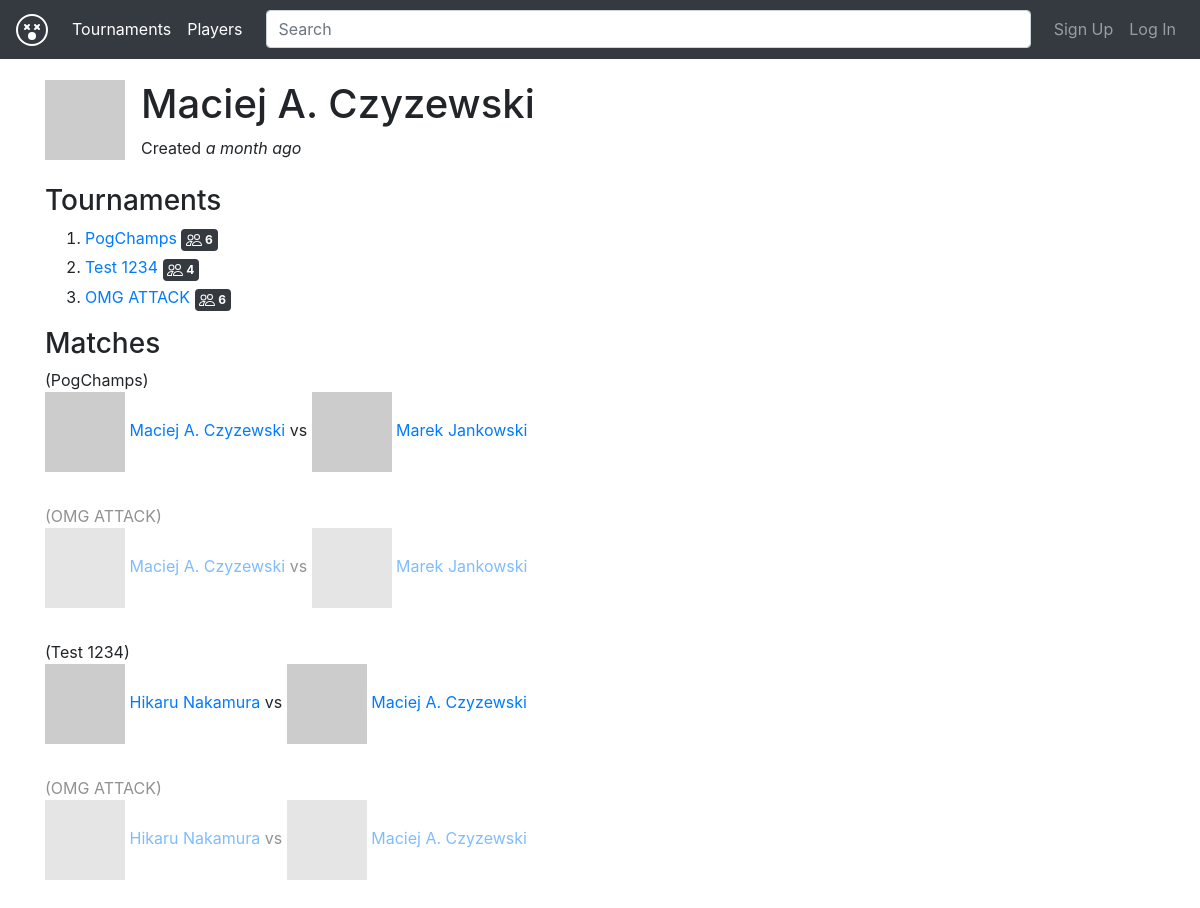
The page /profile/1 on the database as committed earlier.
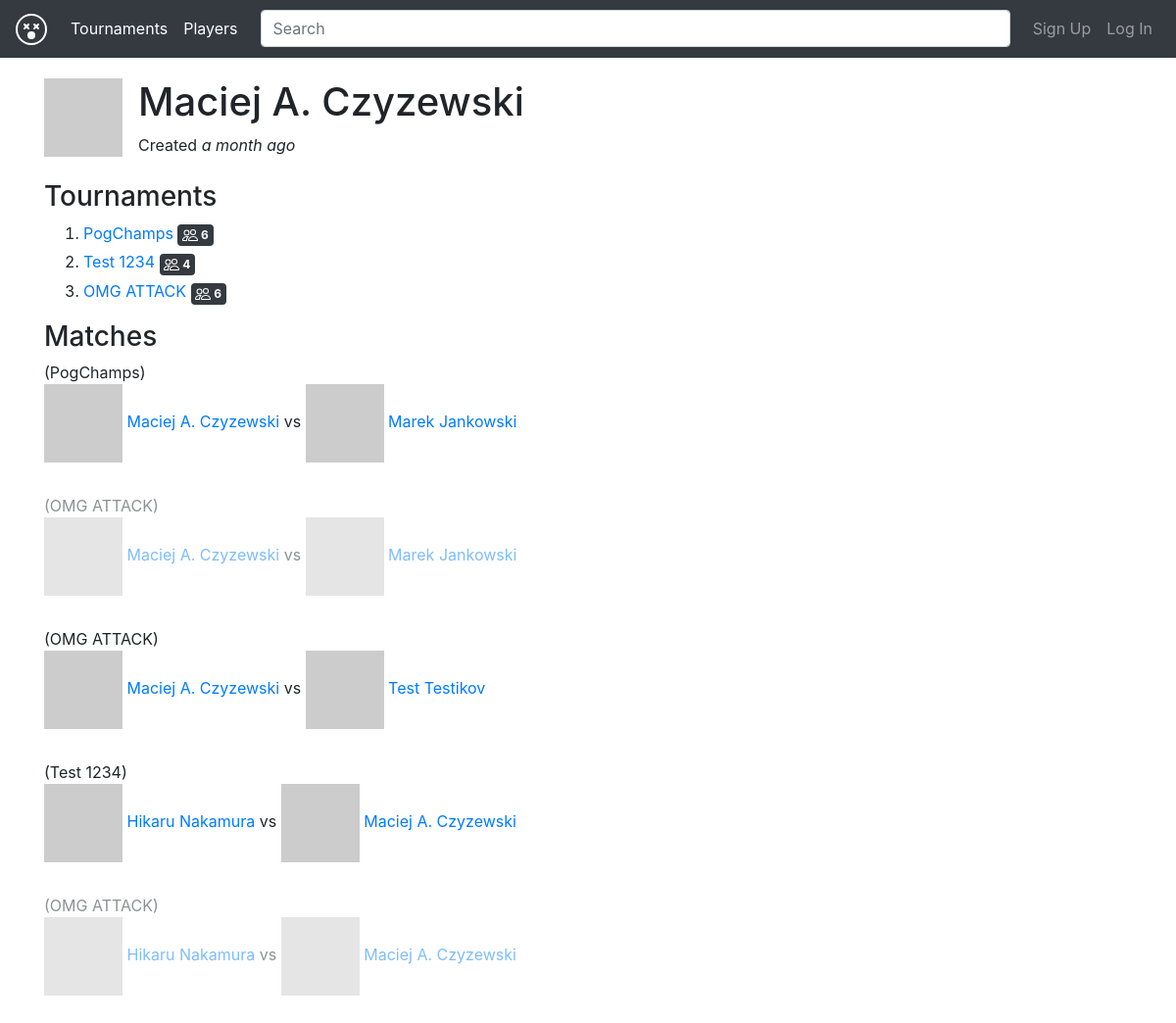
The same page on the database as committed later.
### app/models.py (models this page shows, shortened)
class Tier(db.Model):
    __tablename__ = "tier"
    id = db.Column(db.Integer, primary_key=True)
    user_id = db.Column(db.Integer, db.ForeignKey('user.id'))
    tournament_id = db.Column(db.Integer, db.ForeignKey('tournament.id'))
    date_created = db.Column(db.DateTime, default=datetime.datetime.utcnow)
    license = db.Column(db.String(120), nullable=False)
    rating = db.Column(db.Integer, nullable=False)
    def get_tournament(self):
        return Tournament.query.filter(Tournament.id == self.tournament_id).first()

class Tournament(db.Model):
    __tablename__ = "tournament"
    id = db.Column(db.Integer, primary_key=True)
    owner_id = db.Column(db.Integer, db.ForeignKey('user.id'))
    title = db.Column(db.String(120), unique=True, nullable=False)
    date_start = db.Column(db.DateTime, nullable=False)
    date_deadline = db.Column(db.DateTime, nullable=False)
    date_created = db.Column(db.DateTime, default=datetime.datetime.utcnow)
    location = db.Column(db.String(120))
    max_users = db.Column(db.Integer, nullable=False)
    readme = db.Column(db.Text)
    ladder = db.Column(db.Text)  # ID match-y jako drzewo [0 [1]]
    tiers = db.relationship('Tier',
                            backref=db.backref('tournament', lazy=True),
                            order_by='Tier.date_created', lazy='dynamic')
    matches = db.relationship('Match',
                              backref=db.backref('tournament', lazy=True))

class Match(db.Model):
    __tablename__ = "match"
    id = db.Column(db.Integer, primary_key=True)
    match_id = db.Column(db.Integer, nullable=False)
    next_match_id = db.Column(db.Integer)
    flag = db.Column(db.Integer, nullable=False)
    tournament_id = db.Column(db.Integer, db.ForeignKey('tournament.id'))
    user_id_1 = db.Column(db.Integer, db.ForeignKey('user.id'))
    user_id_2 = db.Column(db.Integer, db.ForeignKey('user.id'))
    results = db.Column(db.Text)
    results_by_user_id_1 = db.Column(db.Text)
    results_by_user_id_2 = db.Column(db.Text)
    def get_user_1(self):
        if self.user_id_1:
            return User.query.filter(User.id == self.user_id_1).first()
        else:
            return None
    def get_user_2(self):
        if self.user_id_2:
            return User.query.filter(User.id == self.user_id_2).first()
        else:
            return None
    def get_tournament(self):
        return Tournament.query.filter(Tournament.id == self.tournament_id).first()

class User(db.Model):
    __tablename__ = "user"
    id = db.Column(db.Integer, primary_key=True)
    email = db.Column(db.String(120), unique=True, nullable=False)
    password_hash = db.Column(db.String(128), nullable=False)
    name = db.Column(db.String(120), nullable=False)
    verified = db.Column(db.Boolean, default=False)
    recovery = db.Column(db.String(120))
    date_created = db.Column(db.DateTime, default=datetime.datetime.utcnow)
    tiers = db.relationship('Tier', backref=db.backref('user', lazy=True))
    matches = db.relationship("Match",
                              secondary=association_table,
                              backref="users")
    tournaments = db.relationship('Tournament',
                            backref=db.backref('owner', lazy=True))
    def get_avatar(self, size=40):
        gravatar_url = "https://www.gravatar.com/avatar/" + hashlib.md5(
            self.email.lower().encode('utf-8')).hexdigest() + "?"
        gravatar_url += urllib.parse.urlencode({'s': str(size)})
        return gravatar_url
    def get_member(self):
        return arrow.get(self.date_created).humanize()
    @staticmethod
    def verify_auth_token(token):
        s = Serializer(SECRET_KEY)
        try:
            data = s.loads(token)
        except SignatureExpired:
            return None  # valid token, but expired
        except BadSignature:
            return None  # invalid token
        user = (User.query.filter(User.id == data["user_id"]).first())
        return user

### app/routes_user.py (the view)
@bp.route('/profile/<idx>')
def profile(idx):
    from app.models import User
    user = (User.query.filter(User.id == idx).first())
    from app.models import Match
    matches = (Match.query.filter(Match.user_id_1 == idx).all()) + (Match.query.filter(Match.user_id_2 == idx).all())
    tiers = user.tiers
    return render_template('profile.html', user=user, matches=matches,
            tiers=tiers)

### app/action/user.py (called while the page is built)
def user_instance_from_token(s, auth_token):
    user = User.verify_auth_token(auth_token)
    if user is None:
        raise ErrAuthNotExists()
    if user.verified is False:
        raise ErrNotVerified()
    return user

### app/log.py (called while the page is built)
def xprint(*args, **kwargs):
    _print("\033[94m" + " ".join(map(str, args)) + "\033[0m", **kwargs)

### app/routes_user.py (called while the page is built)
@bp.context_processor
def utility_processor():
    def current_user():
        try:
            print("[AUTH]")
            auth_token = request.cookies.get('auth_token')
            return app.action.user.user_instance_from_token(app_cls, auth_token)
        except:
            return None
    return dict(current_user=current_user)

### app/templates/profile.html (shortened to what this page needs)
{% extends "layout.html" %}
{% block content %}
<div class="media">
  <img src="{{ user.get_avatar(size=120) }}" class="mr-3" />
  <div class="media-body">
    <h1 class="mt-0">{{ user.name }}</h1>
    <span>Created <i>{{ user.get_member() }}</i></span>
   </div>
</div>
<br>
<h3>Tournaments</h3>
<ol>
{% for tier in tiers %}
<li>
    <div class="mb-1">
        <a href="/tournament_display/{{ tier.get_tournament().id }}">{{ tier.get_tournament().title }}</a>
        <span class="badge badge-dark badge-secondary">
            <img class="bi glyphicon" src="/assets/people.svg">
            <span class="bi-inline">{{ tier.get_tournament().max_users }}</span>
        </span>
    </div>
</li>
{% else %}
none tournaments to play!
{% endfor %}
</ol>
<h3>Matches</h3>
{% for match in matches %}
{% if match.get_user_1() is not none and match.get_user_2() is not none and
match.tournament_id is not none  %}
{% if match.results is not none %}
<div class="mb-2" style="opacity:0.5">
{% else %}
<div class="mb-2">
{% endif %}
<div>
({{ match.get_tournament().title }})
</div>
<img src="{{ match.get_user_1().get_avatar() }}" />
<a href="/profile/{{ match.get_user_1().id }}">{{ match.get_user_1().name }}</a>
vs
<img src="{{ match.get_user_2().get_avatar() }}" />
<a href="/profile/{{ match.get_user_2().id }}">{{ match.get_user_2().name }}</a>
</div>
<br>
{% endif %}
{% else %}
none matches to play!
{% endfor %}
{% endblock %}

Rows that differ between the two databases and show on the page:
added Match: get_tournament "OMG ATTACK", get_user_1 "Maciej A. Czyzewski", get_user_2 "Test Testikov"
